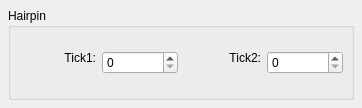
<?xml version="1.0" encoding="UTF-8"?>
<ui version="4.0">
 <class>HairpinBase</class>
 <widget class="QWidget" name="HairpinBase">
  <property name="geometry">
   <rect>
    <x>0</x>
    <y>0</y>
    <width>362</width>
    <height>108</height>
   </rect>
  </property>
  <property name="windowTitle">
   <string>Form</string>
  </property>
  <layout class="QVBoxLayout">
   <property name="spacing">
    <number>6</number>
   </property>
   <property name="margin">
    <number>8</number>
   </property>
   <item>
    <widget class="QGroupBox" name="groupBox">
     <property name="title">
      <string>Hairpin</string>
     </property>
     <property name="flat">
      <bool>true</bool>
     </property>
     <layout class="QVBoxLayout">
      <property name="spacing">
       <number>6</number>
      </property>
      <property name="margin">
       <number>8</number>
      </property>
      <item>
       <layout class="QHBoxLayout">
        <property name="spacing">
         <number>6</number>
        </property>
        <property name="margin">
         <number>0</number>
        </property>
        <item>
         <widget class="QLabel" name="label">
          <property name="text">
           <string>Tick1:</string>
          </property>
          <property name="textFormat">
           <enum>Qt::PlainText</enum>
          </property>
          <property name="alignment">
           <set>Qt::AlignRight</set>
          </property>
         </widget>
        </item>
        <item>
         <widget class="QSpinBox" name="tick1">
          <property name="maximum">
           <number>999999</number>
          </property>
         </widget>
        </item>
        <item>
         <widget class="QLabel" name="label_2">
          <property name="text">
           <string>Tick2:</string>
          </property>
          <property name="textFormat">
           <enum>Qt::PlainText</enum>
          </property>
          <property name="alignment">
           <set>Qt::AlignRight</set>
          </property>
         </widget>
        </item>
        <item>
         <widget class="QSpinBox" name="tick2">
          <property name="maximum">
           <number>999999</number>
          </property>
         </widget>
        </item>
       </layout>
      </item>
     </layout>
    </widget>
   </item>
  </layout>
 </widget>
 <resources/>
 <connections/>
</ui>
